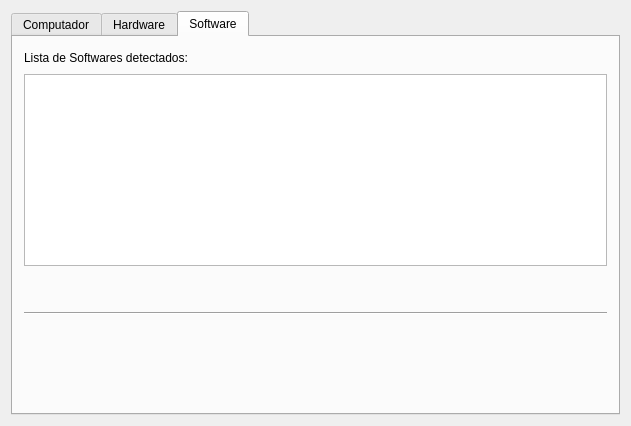
<?xml version="1.0" encoding="UTF-8"?>
<ui version="4.0">
 <class>Widget</class>
 <widget class="QWidget" name="Widget">
  <property name="geometry">
   <rect>
    <x>0</x>
    <y>0</y>
    <width>631</width>
    <height>426</height>
   </rect>
  </property>
  <property name="windowTitle">
   <string>Cacic</string>
  </property>
  <property name="windowIcon">
   <iconset resource="resource.qrc">
    <normaloff>:/icon/cacic-logo.png</normaloff>:/icon/cacic-logo.png</iconset>
  </property>
  <layout class="QGridLayout" name="gridLayout">
   <item row="0" column="0">
    <widget class="QTabWidget" name="tabWidget">
     <property name="sizePolicy">
      <sizepolicy hsizetype="Preferred" vsizetype="Preferred">
       <horstretch>0</horstretch>
       <verstretch>0</verstretch>
      </sizepolicy>
     </property>
     <property name="maximumSize">
      <size>
       <width>16777215</width>
       <height>16777215</height>
      </size>
     </property>
     <property name="sizeIncrement">
      <size>
       <width>5</width>
       <height>5</height>
      </size>
     </property>
     <property name="baseSize">
      <size>
       <width>551</width>
       <height>331</height>
      </size>
     </property>
     <property name="autoFillBackground">
      <bool>false</bool>
     </property>
     <property name="currentIndex">
      <number>2</number>
     </property>
     <widget class="QWidget" name="tabComputador">
      <attribute name="title">
       <string>Computador</string>
      </attribute>
      <layout class="QVBoxLayout" name="verticalLayout_5">
       <item>
        <layout class="QVBoxLayout" name="verticalLayout_4">
         <item>
          <layout class="QHBoxLayout" name="horizontalLayout">
           <item>
            <spacer name="horizontalSpacer">
             <property name="orientation">
              <enum>Qt::Horizontal</enum>
             </property>
             <property name="sizeHint" stdset="0">
              <size>
               <width>40</width>
               <height>20</height>
              </size>
             </property>
            </spacer>
           </item>
           <item>
            <layout class="QFormLayout" name="formLayout">
             <property name="fieldGrowthPolicy">
              <enum>QFormLayout::AllNonFixedFieldsGrow</enum>
             </property>
             <item row="0" column="0">
              <widget class="QLabel" name="labelNomeComputador">
               <property name="text">
                <string>Nome do Computador</string>
               </property>
              </widget>
             </item>
             <item row="0" column="1">
              <widget class="QLineEdit" name="lineNomeComputador">
               <property name="readOnly">
                <bool>true</bool>
               </property>
              </widget>
             </item>
             <item row="1" column="0">
              <widget class="QLabel" name="labelUsuario">
               <property name="text">
                <string>Usuário</string>
               </property>
              </widget>
             </item>
             <item row="1" column="1">
              <widget class="QLineEdit" name="lineUsuario">
               <property name="readOnly">
                <bool>true</bool>
               </property>
              </widget>
             </item>
             <item row="2" column="0">
              <widget class="QLabel" name="labelVersaoAgente">
               <property name="text">
                <string>Versão do Agente</string>
               </property>
              </widget>
             </item>
             <item row="2" column="1">
              <widget class="QLineEdit" name="lineVersaoAgente">
               <property name="readOnly">
                <bool>true</bool>
               </property>
              </widget>
             </item>
             <item row="3" column="0">
              <widget class="QLabel" name="labelVersaoGercols">
               <property name="text">
                <string>Versão do Gercols</string>
               </property>
              </widget>
             </item>
             <item row="3" column="1">
              <widget class="QLineEdit" name="lineVersaoGercols">
               <property name="readOnly">
                <bool>true</bool>
               </property>
              </widget>
             </item>
            </layout>
           </item>
           <item>
            <spacer name="horizontalSpacer_2">
             <property name="orientation">
              <enum>Qt::Horizontal</enum>
             </property>
             <property name="sizeHint" stdset="0">
              <size>
               <width>40</width>
               <height>20</height>
              </size>
             </property>
            </spacer>
           </item>
          </layout>
         </item>
         <item>
          <widget class="Line" name="line">
           <property name="orientation">
            <enum>Qt::Horizontal</enum>
           </property>
          </widget>
         </item>
         <item>
          <layout class="QHBoxLayout" name="horizontalLayout_4">
           <item>
            <layout class="QVBoxLayout" name="verticalLayout">
             <item>
              <layout class="QHBoxLayout" name="horizontalLayout_2">
               <item>
                <widget class="QLabel" name="labelOperatingSystem">
                 <property name="text">
                  <string>Sistema Operacional</string>
                 </property>
                </widget>
               </item>
               <item>
                <spacer name="horizontalSpacer_3">
                 <property name="orientation">
                  <enum>Qt::Horizontal</enum>
                 </property>
                 <property name="sizeHint" stdset="0">
                  <size>
                   <width>38</width>
                   <height>20</height>
                  </size>
                 </property>
                </spacer>
               </item>
              </layout>
             </item>
             <item>
              <layout class="QFormLayout" name="formLayout_2">
               <item row="0" column="0">
                <widget class="QLabel" name="labelIdOs">
                 <property name="text">
                  <string>idOS</string>
                 </property>
                </widget>
               </item>
               <item row="0" column="1">
                <widget class="QLineEdit" name="lineIdOs">
                 <property name="readOnly">
                  <bool>true</bool>
                 </property>
                </widget>
               </item>
               <item row="1" column="0">
                <widget class="QLabel" name="labelNomeOs">
                 <property name="text">
                  <string>NomeOs</string>
                 </property>
                </widget>
               </item>
               <item row="1" column="1">
                <widget class="QLineEdit" name="lineNomeOs">
                 <property name="readOnly">
                  <bool>true</bool>
                 </property>
                </widget>
               </item>
               <item row="2" column="0">
                <widget class="QLabel" name="labelTipoOs">
                 <property name="text">
                  <string>Tipo</string>
                 </property>
                </widget>
               </item>
               <item row="2" column="1">
                <widget class="QLineEdit" name="lineTipoOs">
                 <property name="readOnly">
                  <bool>true</bool>
                 </property>
                </widget>
               </item>
               <item row="3" column="0">
                <widget class="QLabel" name="labelUptime">
                 <property name="text">
                  <string>Uptime</string>
                 </property>
                </widget>
               </item>
               <item row="3" column="1">
                <widget class="QLineEdit" name="lineUptime">
                 <property name="readOnly">
                  <bool>true</bool>
                 </property>
                </widget>
               </item>
              </layout>
             </item>
             <item>
              <spacer name="verticalSpacer">
               <property name="orientation">
                <enum>Qt::Vertical</enum>
               </property>
               <property name="sizeHint" stdset="0">
                <size>
                 <width>20</width>
                 <height>40</height>
                </size>
               </property>
              </spacer>
             </item>
            </layout>
           </item>
           <item>
            <widget class="Line" name="line_2">
             <property name="orientation">
              <enum>Qt::Vertical</enum>
             </property>
            </widget>
           </item>
           <item>
            <layout class="QVBoxLayout" name="verticalLayout_2">
             <item>
              <layout class="QHBoxLayout" name="horizontalLayout_3">
               <item>
                <widget class="QLabel" name="labelNetworkDevices">
                 <property name="text">
                  <string>Dispositivos de rede</string>
                 </property>
                </widget>
               </item>
               <item>
                <spacer name="horizontalSpacer_4">
                 <property name="orientation">
                  <enum>Qt::Horizontal</enum>
                 </property>
                 <property name="sizeHint" stdset="0">
                  <size>
                   <width>38</width>
                   <height>20</height>
                  </size>
                 </property>
                </spacer>
               </item>
              </layout>
             </item>
             <item>
              <widget class="QTabWidget" name="tabNetDevs">
               <property name="currentIndex">
                <number>-1</number>
               </property>
              </widget>
             </item>
             <item>
              <spacer name="verticalSpacer_2">
               <property name="orientation">
                <enum>Qt::Vertical</enum>
               </property>
               <property name="sizeHint" stdset="0">
                <size>
                 <width>20</width>
                 <height>40</height>
                </size>
               </property>
              </spacer>
             </item>
            </layout>
           </item>
          </layout>
         </item>
        </layout>
       </item>
      </layout>
     </widget>
     <widget class="QWidget" name="tabHardware">
      <attribute name="title">
       <string>Hardware</string>
      </attribute>
      <layout class="QVBoxLayout" name="verticalLayout_9">
       <item>
        <layout class="QVBoxLayout" name="verticalLayout_3">
         <item>
          <layout class="QVBoxLayout" name="verticalLayout_6">
           <item>
            <layout class="QHBoxLayout" name="horizontalLayout_6">
             <item>
              <widget class="QLabel" name="labelHardwareProperties">
               <property name="text">
                <string>Lista de propriedades</string>
               </property>
              </widget>
             </item>
             <item>
              <spacer name="horizontalSpacer_7">
               <property name="orientation">
                <enum>Qt::Horizontal</enum>
               </property>
               <property name="sizeHint" stdset="0">
                <size>
                 <width>40</width>
                 <height>20</height>
                </size>
               </property>
              </spacer>
             </item>
            </layout>
           </item>
           <item>
            <layout class="QHBoxLayout" name="horizontalLayout_5">
             <item>
              <widget class="QListWidget" name="hardwarePropertiesList">
               <item>
                <property name="text">
                 <string>É Notebook?</string>
                </property>
                <property name="flags">
                 <set>ItemIsSelectable|ItemIsUserCheckable|ItemIsEnabled</set>
                </property>
               </item>
               <item>
                <property name="text">
                 <string>Configuração do Adaptador de Rede</string>
                </property>
                <property name="flags">
                 <set>ItemIsSelectable|ItemIsUserCheckable|ItemIsEnabled</set>
                </property>
               </item>
               <item>
                <property name="text">
                 <string>Sistema Operacional</string>
                </property>
                <property name="flags">
                 <set>ItemIsSelectable|ItemIsUserCheckable|ItemIsEnabled</set>
                </property>
               </item>
               <item>
                <property name="text">
                 <string>BIOS</string>
                </property>
                <property name="flags">
                 <set>ItemIsSelectable|ItemIsUserCheckable|ItemIsEnabled</set>
                </property>
               </item>
               <item>
                <property name="text">
                 <string>Placa base</string>
                </property>
                <property name="flags">
                 <set>ItemIsSelectable|ItemIsUserCheckable|ItemIsEnabled</set>
                </property>
               </item>
               <item>
                <property name="text">
                 <string>Drive CDROM</string>
                </property>
                <property name="flags">
                 <set>ItemIsSelectable|ItemIsUserCheckable|ItemIsEnabled</set>
                </property>
               </item>
               <item>
                <property name="text">
                 <string>Sistema do Computador</string>
                </property>
                <property name="flags">
                 <set>ItemIsSelectable|ItemIsUserCheckable|ItemIsEnabled</set>
                </property>
               </item>
               <item>
                <property name="text">
                 <string>Monitor Desktop</string>
                </property>
                <property name="flags">
                 <set>ItemIsSelectable|ItemIsUserCheckable|ItemIsEnabled</set>
                </property>
               </item>
               <item>
                <property name="text">
                 <string>Drive de disco</string>
                </property>
                <property name="flags">
                 <set>ItemIsSelectable|ItemIsUserCheckable|ItemIsEnabled</set>
                </property>
               </item>
               <item>
                <property name="text">
                 <string>Teclado</string>
                </property>
                <property name="flags">
                 <set>ItemIsSelectable|ItemIsUserCheckable|ItemIsEnabled</set>
                </property>
               </item>
               <item>
                <property name="text">
                 <string>Discos lógicos</string>
                </property>
                <property name="flags">
                 <set>ItemIsSelectable|ItemIsUserCheckable|ItemIsEnabled</set>
                </property>
               </item>
               <item>
                <property name="text">
                 <string>Mouse</string>
                </property>
                <property name="flags">
                 <set>ItemIsSelectable|ItemIsUserCheckable|ItemIsEnabled</set>
                </property>
               </item>
               <item>
                <property name="text">
                 <string>Impressora</string>
                </property>
                <property name="flags">
                 <set>ItemIsSelectable|ItemIsUserCheckable|ItemIsEnabled</set>
                </property>
               </item>
               <item>
                <property name="text">
                 <string>Processador</string>
                </property>
                <property name="flags">
                 <set>ItemIsSelectable|ItemIsUserCheckable|ItemIsEnabled</set>
                </property>
               </item>
               <item>
                <property name="text">
                 <string>Controladora SCSI</string>
                </property>
                <property name="flags">
                 <set>ItemIsSelectable|ItemIsUserCheckable|ItemIsEnabled</set>
                </property>
               </item>
               <item>
                <property name="text">
                 <string>Gabinete do sistema</string>
                </property>
                <property name="flags">
                 <set>ItemIsSelectable|ItemIsUserCheckable|ItemIsEnabled</set>
                </property>
               </item>
               <item>
                <property name="text">
                 <string>Controladora USB</string>
                </property>
                <property name="flags">
                 <set>ItemIsSelectable|ItemIsUserCheckable|ItemIsEnabled</set>
                </property>
               </item>
               <item>
                <property name="text">
                 <string>Controladora de vídeo</string>
                </property>
                <property name="flags">
                 <set>ItemIsSelectable|ItemIsUserCheckable|ItemIsEnabled</set>
                </property>
               </item>
              </widget>
             </item>
            </layout>
           </item>
           <item>
            <spacer name="verticalSpacer_3">
             <property name="orientation">
              <enum>Qt::Vertical</enum>
             </property>
             <property name="sizeHint" stdset="0">
              <size>
               <width>20</width>
               <height>40</height>
              </size>
             </property>
            </spacer>
           </item>
          </layout>
         </item>
         <item>
          <layout class="QVBoxLayout" name="verticalLayout_8">
           <item>
            <widget class="Line" name="line_3">
             <property name="orientation">
              <enum>Qt::Horizontal</enum>
             </property>
            </widget>
           </item>
           <item>
            <layout class="QVBoxLayout" name="verticalLayout_7">
             <item>
              <spacer name="horizontalSpacer_8">
               <property name="orientation">
                <enum>Qt::Horizontal</enum>
               </property>
               <property name="sizeHint" stdset="0">
                <size>
                 <width>588</width>
                 <height>20</height>
                </size>
               </property>
              </spacer>
             </item>
             <item>
              <layout class="QHBoxLayout" name="horizontalLayout_7">
               <item>
                <spacer name="verticalSpacer_4">
                 <property name="orientation">
                  <enum>Qt::Vertical</enum>
                 </property>
                 <property name="sizeHint" stdset="0">
                  <size>
                   <width>20</width>
                   <height>40</height>
                  </size>
                 </property>
                </spacer>
               </item>
               <item>
                <widget class="QWidget" name="hardwareInfoWidget" native="true"/>
               </item>
              </layout>
             </item>
            </layout>
           </item>
          </layout>
         </item>
        </layout>
       </item>
      </layout>
     </widget>
     <widget class="QWidget" name="tabSoftware">
      <attribute name="title">
       <string>Software</string>
      </attribute>
      <layout class="QVBoxLayout" name="verticalLayout_15">
       <item>
        <layout class="QVBoxLayout" name="verticalLayout_11">
         <item>
          <layout class="QVBoxLayout" name="verticalLayout_12">
           <item>
            <layout class="QHBoxLayout" name="horizontalLayout_10">
             <item>
              <widget class="QLabel" name="labelSoftwareList">
               <property name="text">
                <string>Lista de Softwares detectados:</string>
               </property>
              </widget>
             </item>
             <item>
              <spacer name="horizontalSpacer_10">
               <property name="orientation">
                <enum>Qt::Horizontal</enum>
               </property>
               <property name="sizeHint" stdset="0">
                <size>
                 <width>40</width>
                 <height>20</height>
                </size>
               </property>
              </spacer>
             </item>
            </layout>
           </item>
           <item>
            <layout class="QHBoxLayout" name="horizontalLayout_11">
             <item>
              <widget class="QListWidget" name="softwareList"/>
             </item>
            </layout>
           </item>
           <item>
            <spacer name="verticalSpacer_6">
             <property name="orientation">
              <enum>Qt::Vertical</enum>
             </property>
             <property name="sizeHint" stdset="0">
              <size>
               <width>20</width>
               <height>40</height>
              </size>
             </property>
            </spacer>
           </item>
          </layout>
         </item>
         <item>
          <layout class="QVBoxLayout" name="verticalLayout_13">
           <item>
            <widget class="Line" name="line_4">
             <property name="orientation">
              <enum>Qt::Horizontal</enum>
             </property>
            </widget>
           </item>
           <item>
            <layout class="QVBoxLayout" name="verticalLayout_14">
             <item>
              <spacer name="horizontalSpacer_11">
               <property name="orientation">
                <enum>Qt::Horizontal</enum>
               </property>
               <property name="sizeHint" stdset="0">
                <size>
                 <width>588</width>
                 <height>20</height>
                </size>
               </property>
              </spacer>
             </item>
             <item>
              <layout class="QHBoxLayout" name="horizontalLayout_12">
               <item>
                <spacer name="verticalSpacer_7">
                 <property name="orientation">
                  <enum>Qt::Vertical</enum>
                 </property>
                 <property name="sizeHint" stdset="0">
                  <size>
                   <width>20</width>
                   <height>40</height>
                  </size>
                 </property>
                </spacer>
               </item>
               <item>
                <widget class="QWidget" name="softwareInfoWidget" native="true"/>
               </item>
              </layout>
             </item>
            </layout>
           </item>
          </layout>
         </item>
        </layout>
       </item>
      </layout>
     </widget>
    </widget>
   </item>
  </layout>
 </widget>
 <layoutdefault spacing="6" margin="11"/>
 <resources>
  <include location="resource.qrc"/>
 </resources>
 <connections/>
</ui>
